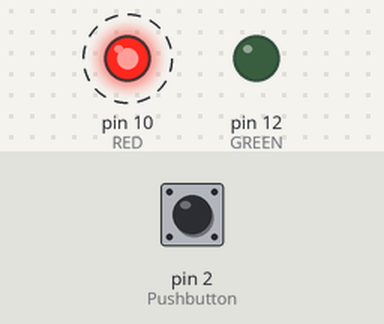
This sketch was run on a simulated Arduino Uno, built with avr-gcc and run on an emulated ATmega328P. Parts: output pins drawn as LEDs (lit = HIGH). Dashed ring = blinking. The inputs (shaded band) are chosen by the test bench; at power-on: pin 2 (Pushbutton) LOW.

Above: at 1.2 s.
1.3 s: pin 2 (Pushbutton) pulled HIGH for 0.15 s
At 1.37 s:
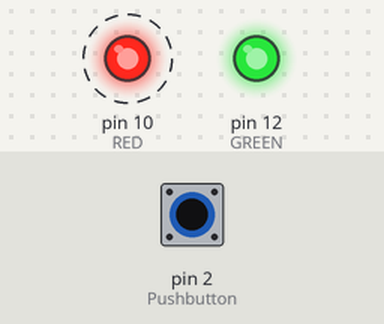
4.3 s: pin 2 (Pushbutton) pulled HIGH for 1 s
At 6.3 s:
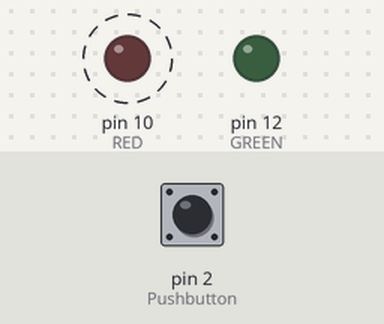
7.3 s: pin 2 (Pushbutton) pulled HIGH for 3.2 s
At 8.8 s:
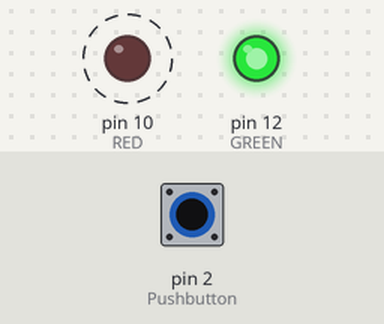
Timing chart, 0 to 18.0 s (numbered marks = the images above; inputs shaded):
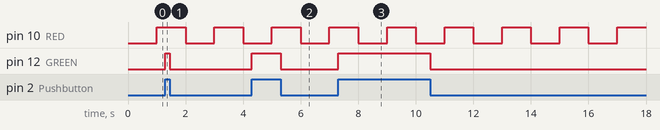

The sketch:

PB__led___BlinkWithoutDelay.ino
```cpp
/* Pressing pushbutton to turn on the green LED while the red LED is blinking at the same time.

 This program will demonstrate how to accomplish two tasks without running into any problem using the NONE-DELAY method.
 The red LED in the circuit will be blinking all the time without getting interupted by the pushbutton
 that also programmed to turn on the green LED any time.
 Unlike using the DELAY function, the NONE-DELAY (millis) can operate multiple program at the same time without occuring
 any error.

*/

int ledState = LOW;             // ledState used to set the LED

// Generally, you should use "unsigned long" for variables that hold time
// The value will quickly become too large for an "int" to store
unsigned long previousMillis = 0;        // will store last time LED was updated.

// constants won't change:
const long interval = 1000;  // interval at which to blink (milliseconds)

int Pushbutton = 2;  // declaring pushbutton and assigning it to pin 2.
int GREEN = 12;  // assigning GREEN LED to pin 12 as an digital output.
int RED = 10;  // assigning RED LED to pin 10 as an digital output.
int PBstate = 0;  // declaring a variable to be used to store the value of pushbutton in the program.

void setup() // declaring the variable to be an input and outputs.
{
  // set the digital pin as input & output :
  pinMode(Pushbutton, INPUT);  // make the Pushbutton as an inpout.
  pinMode(GREEN, OUTPUT);  // make the GREEN LED as an output.
  pinMode(RED, OUTPUT);  // make the RED LED as an output.
}

void loop() // to run the code repeteadly, enter them here:
 {
  unsigned long currentMillis = millis();  // the millis function only starts counting when the Arduino has powered up.

  if (currentMillis - previousMillis >= interval)  // the "currentMillis" substracts the time at which the red LED has blinked previously to the "previousMillis"
                                                   // and comapres that value to the "interval" if it is greater than or equal.
                                                   // the IF statement will execute the code below if the condition is TRUE.
  {
    previousMillis = currentMillis;  // saving the last time the LED has blinked.

    if (ledState == LOW)   // the IF statement here is to toggle the red LED to HIGH if the LED in the program is LOW.
    {
      ledState = HIGH;  // set the ledState to HIGH if the previous condition of the IF statement is TRUE.
    }
    else  // the ELSE statement toggle the ledState to LOW if the IF statement is FALSE.
    {
      ledState = LOW;  // ledState is LOW.
    }

    digitalWrite(RED, ledState);  // turn on or off the LED based on the ledState when it is toggled.
  }

// Using the Pushbutton to make the green LED on or off:
  PBstate = digitalRead(Pushbutton);  // reading the value from the pushbutton.

  if (PBstate == HIGH) // the IF statement when it is TRUE executes the code which turns on the green LED in the circuit.
  {
    digitalWrite(GREEN, HIGH);  // the green LED turns on if the IF statement is TRUE.
  }

  else   // the ELSE statement turns the green LED off if the condition is the IF statement is FALSE.
  {
  digitalWrite(GREEN, LOW);  // green LED turns off.
  }

}
```

Measured:
- after the input at 1.3 s, pin 12 (GREEN): LOW → HIGH at once, → LOW 0.15 s later
- after the input at 4.3 s, pin 12 (GREEN): LOW → HIGH at once, → LOW 1.0 s later
- after the input at 7.3 s, pin 12 (GREEN): LOW → HIGH at once, → LOW 3.2 s later
- by itself, pin 10 (RED): alternates HIGH for 1.0 s and LOW for 1.0 s
